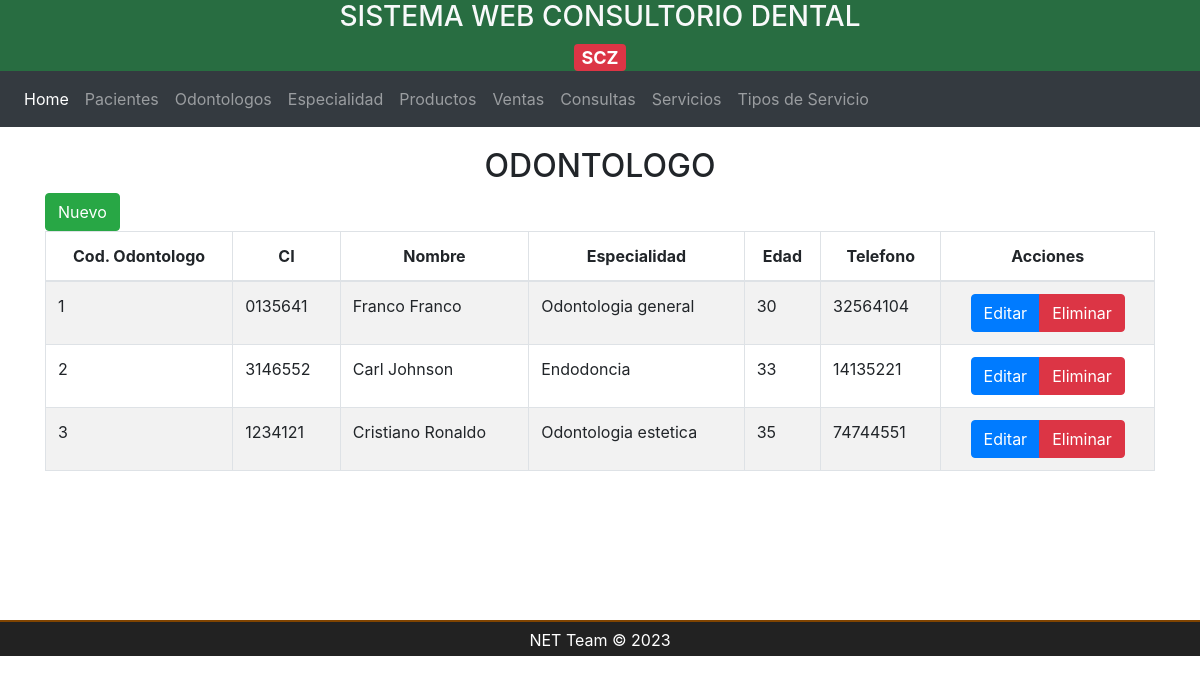
Page /especialista/index on the committed database.
### tables this page shows
CREATE TABLE `especialista` (
  `id` int(11) NOT NULL,
  `ci` varchar(100) NOT NULL,
  `nombre` varchar(100) NOT NULL,
  `id_cargo` int(11) NOT NULL,
  `edad` int(11) NOT NULL,
  `telefono` varchar(10) NOT NULL
);

CREATE TABLE `cargo` (
  `id` int(11) NOT NULL,
  `nombre` varchar(100) NOT NULL,
  `descripcion` varchar(100) NOT NULL
);

### vista/VEspecialista.php (called while the page is built, shortened)
<?php
class VEspecialista{
    private $MEspecialista;
    public function __construct(){
        $this->MEspecialista = new MEspecialista();
    }
    public function index(){
        $especialistas = $this->MEspecialista->Index();
        require_once BASE_PATH . "public/views/layout/nav.php";
        require_once BASE_PATH . "public/views/especialista/index.php";
    }
}

### controlador/EspecialistaController.php (called while the page is built, shortened)
<?php
require_once BASE_PATH . "modelo/MEspecialista.php";
require_once BASE_PATH . "vista/VEspecialista.php";
class EspecialistaController{
    private $VEspecialista;
    public function __construct(){
        $this->VEspecialista = new VEspecialista();
    }
    public function index(){
        $this->VEspecialista->Index();
    }
}

### modelo/MEspecialista.php (called while the page is built, shortened)
<?php
class MEspecialista{
    private $db;
    public function __construct(){
        $this->db = new Connection();
    }
    public function index(){
        $database = $this->db->connect();
        $sql = "SELECT e.id, e.ci, e.nombre, c.nombre as cargo, e.edad, e.telefono FROM especialista as e, cargo as c WHERE c.id = e.id_cargo";
        $query=$database->prepare($sql);
        $query->execute();
        if ($query)
            $result = $query;
        else $resutl = false;
        return $result;
    }
}

### public/views/especialista/index.php (the view, shortened to what this page needs)
<div class="container title">
    <h2>
        <span>ODONTOLOGO</span>
    </h2>
</div>
<div class="container">
    <div class="row">
        <div class="col-lg-12">
            <button type="button" class="btn btn-success" data-toggle="modal" data-target="#modalCreate">Nuevo</button>
        </div>
    </div>
</div>
<div class="container">
    <div class="row">
        <div class="col-lg-12">
            <div class="table-responsive">
                <table id="tablaDatos" class="table table-striped table-bordered table-condensed" style="width:100%">
                    <thead class="text-center">
                        <tr>
                            <th>Cod. Odontologo</th>
                            <th>CI</th>
                            <th>Nombre</th>
                            <th>Especialidad</th>
                            <th>Edad</th>
                            <th>Telefono</th>
                            <th>Acciones</th>
                        </tr>
                    </thead>
                    <tbody id="list-data">
                        <?php while($esp = $especialistas->fetch((PDO::FETCH_OBJ))):?>
                        <tr>
                            <td><?= $esp->id ?></td>
                            <td><?= $esp->ci ?></td>
                            <td><?= $esp->nombre ?></td>
                            <td><?= $esp->cargo ?></td>
                            <td><?= $esp->edad ?></td>
                            <td><?= $esp->telefono ?></td>
                            <td>
                                <div class='text-center'>
                                    <div class='btn-group'>
                                        <button type='button' class='btn btn-primary' data-toggle='modal' data-target='#modalEdit' id='btnEdit-especialista'>Editar</button>
                                        <button type='button' class='btn btn-danger' data-toggle='modal' data-target='#modalDelete' id='btnDelete-especialista'>Eliminar</button>
                                    </div>
                                </div>
                            </td>
                        </tr>
                        <?php endwhile;?>
                    </tbody>
                </table>
            </div>
        </div>
    </div>
</div>

### public/css/style.css (style rules this page uses)
body { height: auto; }
.container.title h2 { text-align: center; }

### rows in the picture
especialista: id "1", ci "0135641", nombre "Franco Franco", id_cargo.nombre "Odontologia general", edad "30", telefono "32564104"
especialista: id "2", ci "3146552", nombre "Carl Johnson", id_cargo.nombre "Endodoncia", edad "33", telefono "14135221"
especialista: id "3", ci "1234121", nombre "Cristiano Ronaldo", id_cargo.nombre "Odontologia estetica", edad "35", telefono "74744551"
